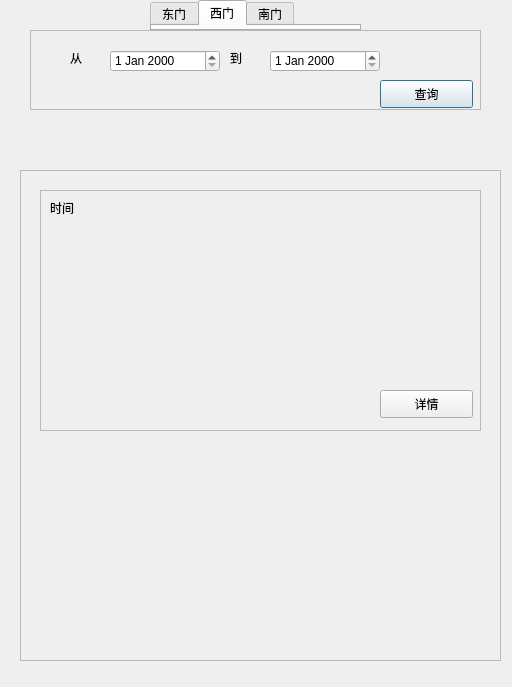
<?xml version="1.0" encoding="UTF-8"?>
<ui version="4.0">
 <class>Dialog</class>
 <widget class="QDialog" name="Dialog">
  <property name="geometry">
   <rect>
    <x>0</x>
    <y>0</y>
    <width>512</width>
    <height>687</height>
   </rect>
  </property>
  <property name="windowTitle">
   <string>Dialog</string>
  </property>
  <widget class="QTabWidget" name="tabWidget">
   <property name="geometry">
    <rect>
     <x>150</x>
     <y>0</y>
     <width>211</width>
     <height>31</height>
    </rect>
   </property>
   <property name="sizePolicy">
    <sizepolicy hsizetype="Preferred" vsizetype="Expanding">
     <horstretch>0</horstretch>
     <verstretch>0</verstretch>
    </sizepolicy>
   </property>
   <property name="minimumSize">
    <size>
     <width>3</width>
     <height>0</height>
    </size>
   </property>
   <property name="baseSize">
    <size>
     <width>2</width>
     <height>0</height>
    </size>
   </property>
   <property name="tabShape">
    <enum>QTabWidget::Rounded</enum>
   </property>
   <property name="currentIndex">
    <number>1</number>
   </property>
   <property name="iconSize">
    <size>
     <width>127</width>
     <height>20</height>
    </size>
   </property>
   <property name="tabBarAutoHide">
    <bool>false</bool>
   </property>
   <widget class="QWidget" name="tab">
    <property name="font">
     <font>
      <pointsize>11</pointsize>
     </font>
    </property>
    <attribute name="title">
     <string>东门</string>
    </attribute>
   </widget>
   <widget class="QWidget" name="tab_5">
    <attribute name="title">
     <string>西门</string>
    </attribute>
   </widget>
   <widget class="QWidget" name="tab_2">
    <attribute name="title">
     <string>南门</string>
    </attribute>
   </widget>
  </widget>
  <widget class="QFrame" name="frame">
   <property name="geometry">
    <rect>
     <x>30</x>
     <y>30</y>
     <width>451</width>
     <height>80</height>
    </rect>
   </property>
   <property name="frameShape">
    <enum>QFrame::StyledPanel</enum>
   </property>
   <property name="frameShadow">
    <enum>QFrame::Raised</enum>
   </property>
   <widget class="QDateEdit" name="dateEdit">
    <property name="geometry">
     <rect>
      <x>80</x>
      <y>20</y>
      <width>110</width>
      <height>22</height>
     </rect>
    </property>
   </widget>
   <widget class="QDateEdit" name="dateEdit_2">
    <property name="geometry">
     <rect>
      <x>240</x>
      <y>20</y>
      <width>110</width>
      <height>22</height>
     </rect>
    </property>
   </widget>
   <widget class="QPushButton" name="pushButton">
    <property name="geometry">
     <rect>
      <x>350</x>
      <y>50</y>
      <width>93</width>
      <height>28</height>
     </rect>
    </property>
    <property name="text">
     <string>查询</string>
    </property>
   </widget>
   <widget class="QLabel" name="label">
    <property name="geometry">
     <rect>
      <x>200</x>
      <y>20</y>
      <width>31</width>
      <height>16</height>
     </rect>
    </property>
    <property name="text">
     <string>到</string>
    </property>
   </widget>
   <widget class="QLabel" name="label_2">
    <property name="geometry">
     <rect>
      <x>40</x>
      <y>20</y>
      <width>31</width>
      <height>16</height>
     </rect>
    </property>
    <property name="text">
     <string>从</string>
    </property>
   </widget>
  </widget>
  <widget class="QFrame" name="frame_2">
   <property name="geometry">
    <rect>
     <x>20</x>
     <y>170</y>
     <width>481</width>
     <height>491</height>
    </rect>
   </property>
   <property name="frameShape">
    <enum>QFrame::StyledPanel</enum>
   </property>
   <property name="frameShadow">
    <enum>QFrame::Raised</enum>
   </property>
   <widget class="QFrame" name="frame_3">
    <property name="geometry">
     <rect>
      <x>20</x>
      <y>20</y>
      <width>441</width>
      <height>241</height>
     </rect>
    </property>
    <property name="frameShape">
     <enum>QFrame::StyledPanel</enum>
    </property>
    <property name="frameShadow">
     <enum>QFrame::Raised</enum>
    </property>
    <widget class="QLabel" name="label_3">
     <property name="geometry">
      <rect>
       <x>10</x>
       <y>30</y>
       <width>411</width>
       <height>161</height>
      </rect>
     </property>
     <property name="text">
      <string/>
     </property>
    </widget>
    <widget class="QLabel" name="label_4">
     <property name="geometry">
      <rect>
       <x>10</x>
       <y>10</y>
       <width>72</width>
       <height>15</height>
      </rect>
     </property>
     <property name="text">
      <string>时间</string>
     </property>
    </widget>
    <widget class="QPushButton" name="pushButton_2">
     <property name="geometry">
      <rect>
       <x>340</x>
       <y>200</y>
       <width>93</width>
       <height>28</height>
      </rect>
     </property>
     <property name="text">
      <string>详情</string>
     </property>
    </widget>
   </widget>
  </widget>
 </widget>
 <resources/>
 <connections/>
</ui>
